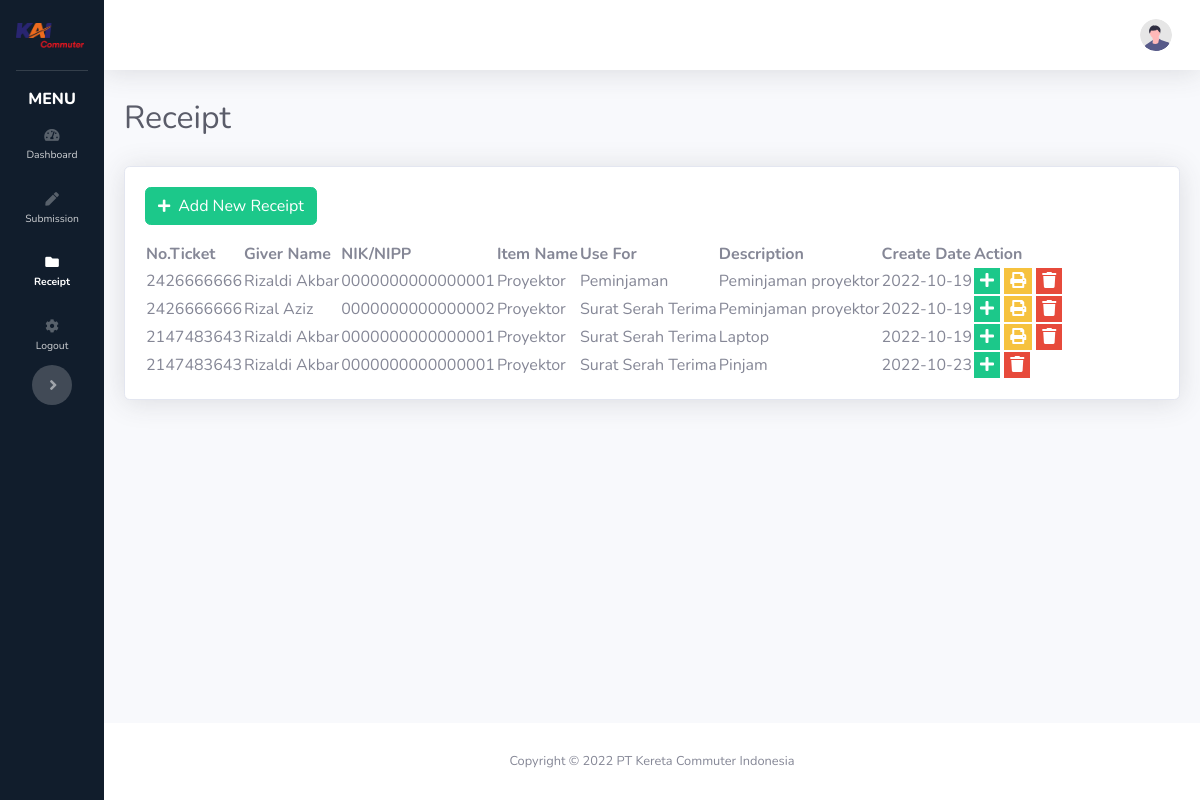
Before: /index.php/admin/receipt with the older database file.
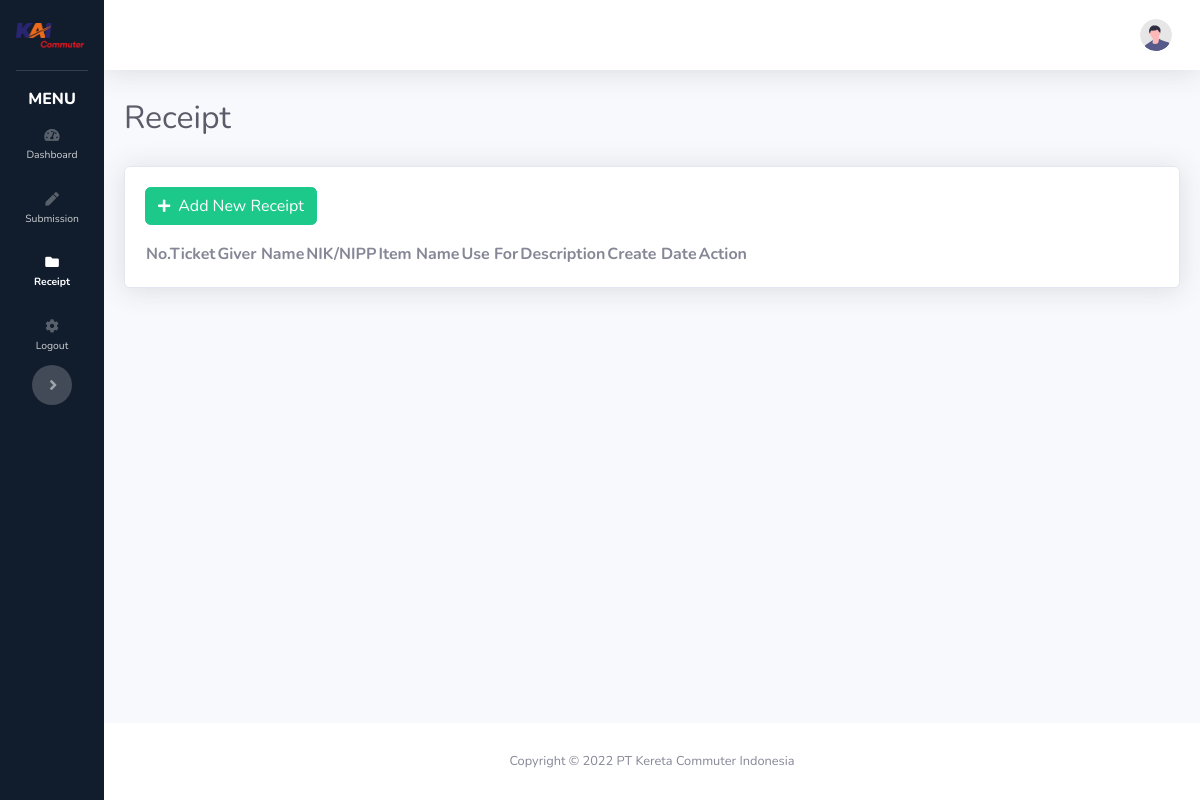
After: the same page with the newer database file.
### tables this page shows
CREATE TABLE `receipt` (
  `id_receipt` int(11) NOT NULL,
  `no_tiket` varchar(50) NOT NULL,
  `nik` varchar(10) NOT NULL,
  `nik_admin` varchar(10) NOT NULL,
  `item` varchar(20) NOT NULL,
  `item_id` varchar(11) NOT NULL,
  `kategori` varchar(20) NOT NULL,
  `description` varchar(70) NOT NULL,
  `date` date NOT NULL
);

CREATE TABLE `employee` (
  `nik` varchar(10) NOT NULL,
  `nama` varchar(50) NOT NULL,
  `bagian` varchar(30) NOT NULL,
  `jabatan` varchar(30) NOT NULL
);

### application/controllers/admin.php (called while the page is built, shortened)
<?php
class Admin extends CI_Controller
{
    public function __construct()
    {
        $this->load->helper('url');
        $this->load->library('session');
        $this->load->database();
        $this->load->model('Model_Noc');
    }
    public function receipt()
    {
        $data['receipt'] = $this->Model_Noc->getReceipt();
        $data['title'] = 'Receipt';
        $this->load->view('head', $data);
        $this->load->view('admin/sidebar_admin', $data);
        $this->load->view('navbar', $data);
        $this->load->view('admin/receipt', $data);
        $this->load->view('admin/modal_receipt', $data);
        $this->load->view('admin/modal_edit_receipt', $data);
        $this->load->view('admin/script/caridata_employee_2', $data);
        $this->load->view('admin/script/caridata_receiver', $data);
        $this->load->view('admin/script/hapus_receipt', $data);
        $this->load->view('admin/script/tandatangan', $data);
        $this->load->view('footer', $data);
    }
}

### index.php (called while the page is built, shortened)
<?php
require_once BASEPATH.'core/CodeIgniter.php';

### application/models/Model_Noc.php (called while the page is built, shortened)
<?php
class Model_Noc extends CI_Model
{
    public function getReceipt()
    {
        $this->db->select('receipt.*, employee.*');
        $this->db->join('employee', 'receipt.nik = employee.nik');
        $this->db->from('receipt');
        $query = $this->db->get();
        return $query->result();
    }
}

### application/views/admin/receipt.php (shortened to what the changed rows need)
<div class="mr-2 ml-2">
    <div class="row">
        <div class="container-fluid">
            <div class="card shadow mb-2">
                <div class="card-body">
                    <table id="myTable" class="display">
                        <thead>
                            <tr>
                                <th>No.Ticket</th>
                                <th>Giver Name</th>
                                <th>NIK/NIPP</th>
                                <th>Item Name</th>
                                <th>Use For</th>
                                <th>Description</th>
                                <th>Create Date</th>
                                <th width="15%">Action</th>
                            </tr>
                        </thead>
                        <tbody>
                            <?php
                            foreach ($receipt as $data) {
                                $id = $data->id_receipt;
                                $nik = $data->nik;
                                $nik_admin = $data->nik_admin;
                            ?>
                                <tr>
                                    <td><?php echo $data->no_tiket; ?></td>
                                    <td><?php echo $data->nama; ?></td>
                                    <td><?php echo $data->nik ?></td>
                                    <td><?php echo $data->item ?></td>
                                    <td><?php echo $data->kategori ?></td>
                                    <td><?php echo $data->description ?></td>
                                    <td><?php echo $data->date ?></td>
                                    <td>
                                        <button title="Add Receiver" class="tombol bg-success text-white"> <?php echo anchor(
                                                                                            'admin/add_receiver?idReceipt=' . $data->id_receipt . '&nikAdmin=' . $data->nik_admin,
                                                                                            '<i class="fa fa-plus text-white"></i>'
                                                                                        ) ?>
                                        </button>
                                        <?php if ($data->nik_admin != "") { ?>
                                            <button class="tombol bg-warning text-white" onClick="newWindow = window.open('<?php echo base_url('admin/print_receipt?id=' . $id . '&nik=' . $nik . '&nikAdmin=' . $nik_admin); ?>');newWindow.print();">
                                                <i class="fa fa-print text-white"></i>
                                            </button>
                                        <?php } ?>
                                        <button class="tombol bg-danger text-white" data-toggle="modal" data-target="#deleteReceipt<?php echo $data->id_receipt; ?>">
                                            <div style="font-weight: bold;">
                                                <i class="fa fa-trash text-white"></i>
                                            </div>
                                        </button>
                                    </td>
                                </tr>
                            <?php } ?>
                        </tbody>
                    </table>
                </div>
            </div>
        </div>
    </div>
</div>
</div>

Changed rows visible on the page:
removed receipt: no_tiket "2426666666", employee.nama "Rizaldi Akbar", employee.nik "0000000000000001", item "Proyektor", kategori "Peminjaman", description "Peminjaman proyektor", date "2022-10-19"
removed receipt: no_tiket "2426666666", employee.nama "Rizal Aziz", employee.nik "0000000000000002", item "Proyektor", kategori "Surat Serah Terima", description "Peminjaman proyektor", date "2022-10-19"
removed receipt: no_tiket "2147483643", employee.nama "Rizaldi Akbar", employee.nik "0000000000000001", item "Proyektor", kategori "Surat Serah Terima", description "Laptop", date "2022-10-19"
removed receipt: no_tiket "2147483643", employee.nama "Rizaldi Akbar", employee.nik "0000000000000001", item "Proyektor", kategori "Surat Serah Terima", description "Pinjam", date "2022-10-23"
